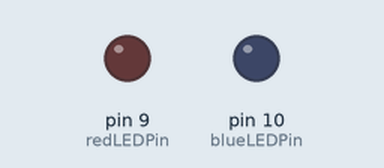
This sketch was run on a simulated Arduino Uno, built with avr-gcc and run on an emulated ATmega328P. On the bench: output pins drawn as LEDs (lit = HIGH).

Above: at 0.5 s.
At 4.5 s:
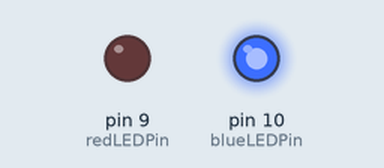
At 9.37 s:
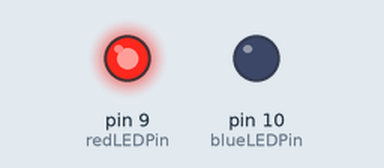
Timing chart, 0 to 10.1 s (numbered marks = the images above):
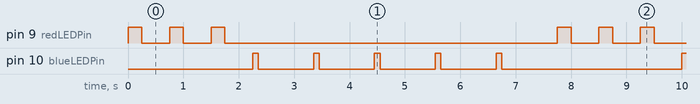

Measured:
- by itself, pin 9 (redLEDPin): repeats every 7.8 s: 2 × (LOW 0.50 s, HIGH 0.25 s), LOW 6.0 s, HIGH 0.25 s
- by itself, pin 10 (blueLEDPin): repeats every 7.8 s: 4 × (LOW 1.0 s, HIGH 0.10 s), LOW 3.3 s, HIGH 0.10 s
- by itself, everything shown: repeats every 7.8 s, in 16 steps

The sketch:

Lesson3_w_ForLoop.ino
```cpp
//next add variables:
// use two pins:
// plus add comments to help with records:
// ie. the red led is pin and pin 10 is blue
int redLEDPin = 9;
int blueLEDPin = 10;
int redTimeOn = 250;
int redTimeOff = 500;
int blueTimeOn = 100;
int blueTimeOff = 1000;
int numRedBlink = 3;
int numBlueBlink=5;
void setup() {
  // put your setup code here, to run once:
  pinMode( redLEDPin, OUTPUT);
  pinMode( blueLEDPin, OUTPUT);

}
void loop() {
  // put your main code here, to run repeatedly:
  // print the red LED 10 times and the blue 1 once.
  // loop thru the red led light 10 times
  // and loop thru the blue 1 once. plus add conditions:

for(int i = 1; i<= numRedBlink; i = i+1){

  digitalWrite(redLEDPin, HIGH); // turn on red led
  delay(redTimeOn);
  digitalWrite(redLEDPin, LOW);
  delay(redTimeOff);

}

for (int j = 1; j <= numBlueBlink; j++){
  digitalWrite(blueLEDPin, HIGH);
  delay(blueTimeOn);
  digitalWrite(blueLEDPin, LOW);
  delay(blueTimeOff);


}
}
```
